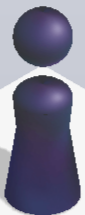
#> input picture obj.png, 85 x 215 px
$ python autojump.py
#> lines starting #> are read from the running program, lines starting #| are printed output that depends on the picture; after the words box and inside, x2 and y2 are one past the last pixel; in counts of white or black regions, pixels touching at a corner belong together; pictures that were not available may be replaced by others from this repository, and a replacement may not be noted
#! /usr/bin/env python
# -*- coding: utf-8
#
# autojump.py
# @Author Zahi
# @Time: 2024/8/251


import math
import time
import random
import subprocess
import logging

import cv2

class ADBUtils:
    @staticmethod
    def press(x: str | int | float, y: str | int | float, duration: str | int):
        command = f"adb shell input swipe {x} {y} {x} {y} {duration}"
        logging.info(f"Executing command: {command}")
        subprocess.run(command, shell=True)

    @staticmethod
    def click(x: str | int | float, y: str | int | float):
        command = f"adb shell input tap {x} {y}"
        logging.info(f"Executing command: {command}")
        subprocess.run(command, shell=True)

    @staticmethod
    def screenshot(filename: str):
        command = f"adb shell screencap -p /sdcard/{filename}.png"
        logging.info(f"Executing command: {command}")
        subprocess.run(command, shell=True)

    @staticmethod
    def pull(device: str, host: str):
        command = f"adb pull {device} {host}"
        logging.info(f"Executing command: {command}")
        subprocess.run(command, shell=True)

    @staticmethod
    def push(device: str, host: str):
        command = f"adb push {host} {device}"
        logging.info(f"Executing command: {command}")
        subprocess.run(command, shell=True)

    @staticmethod
    def mkdir(path: str):
        command = f"adb shell mkdir -p {path}"
        logging.info(f"Executing command: {command}")
        subprocess.run(command, shell=True)

class Detector:
    def __init__(self, template_img) -> None:
        # Load template image
        self.template = cv2.imread(template_img, cv2.IMREAD_GRAYSCALE)
        # Get template image size
        self.template_height, self.template_width = self.template.shape
        logging.info("Loaded template image")

    @staticmethod
    def is_grey(img):
        if len(img.shape) == 3:
            return False
        return True

    @staticmethod
    def convert_to_grayscale(img):
        if not Detector.is_grey(img):
            img = cv2.cvtColor(img, cv2.COLOR_BGR2GRAY)
        return img

    def __detect_object(self, img):
        logging.info("Detecting object...")
        img_gray = Detector.convert_to_grayscale(img)

        res = cv2.matchTemplate(img_gray, self.template, cv2.TM_CCOEFF_NORMED)
        _, _, _, start_coord = cv2.minMaxLoc(res)
        end_coord = (start_coord[0] + self.template_width, start_coord[1] + self.template_height)

        logging.info("Object detected: %s, %s", start_coord, end_coord)
        return (start_coord, end_coord)

    def __detect_contours(self, img):
        logging.info("Detecting contours...")

        blurred = cv2.GaussianBlur(img, (3, 3), 0)
        edge = cv2.Canny(blurred, 50, 150)

        # remove object
        start, end = self.__detect_object(img)
        edge[start[1]:end[1], start[0]:end[0]] = 0

        logging.info("Contours detected.")
        return edge

    def __detect_center_pos(self, edge_img):
        #! 索引为[y, x]
        start = (edge_img.shape[0] // 4, 0)
        end = (edge_img.shape[0] // 2, edge_img.shape[1])
        center = [0, 0]

        try:
            for i in range(start[0], end[0]):
                for j in range(start[1], end[1]):
                    if edge_img[i, j] == 255:
                        coord_a = (i, j)
                        center[0] = j
                        raise StopIteration
        except StopIteration:
            pass

        border_flag = False
        coord_b = []
        for i in range(coord_a[1], end[1]):
            border_flag = True
            for j in range(coord_a[0], end[0]):
                if edge_img[j, i] == 255:
                    if not border_flag:
                        coord_b.clear()
                    border_flag = False
                    coord_b.append(j)

            if border_flag:
                center[1] = sum(coord_b) // len(coord_b)
                break
        else:
            center[1] = sum(coord_b) // len(coord_b)

        logging.info("Center position detected: %s", center)
        return center

    def detect_distance(self, img):
        start, end = self.__detect_object(img)
        x1 = (start[0] + end[0]) // 2
        y1 = end[1]

        x2, y2 = self.__detect_center_pos(
            self.__detect_contours(img)
        )

        return math.sqrt((x1 - x2) ** 2 + (y1 - y2) ** 2)

def calculate_duration(distance) -> int:
    return int(distance * 1.448) + random.randint(-10, 10)

def main():
    logging.basicConfig(level=logging.INFO, format='%(asctime)s - %(levelname)s - %(message)s')
    detector = Detector("obj.png")
#> in __init__, `self.template = cv2.imread(template_img, cv2.IMREAD_GRAYSCALE)`:
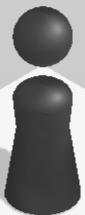
#> self.template: shape (215, 85); min 45, max 246, mean 124.5

    while True:
        logging.info("Start detecting...")

        ADBUtils.screenshot("screenshot")
        ADBUtils.pull("/sdcard/screenshot.png", "screenshot.png")

        img = cv2.imread("screenshot.png")
#> img is the input picture: shape (215, 85, 3); mean B, G, R 143.3, 122, 123.3

        distance = detector.detect_distance(img)
#> in __detect_object, `res = cv2.matchTemplate(img_gray, self.template, cv2.TM_CCOEFF_NORMED)`: res = [1]
#> in __detect_object, `_, _, _, start_coord = cv2.minMaxLoc(res)`: start_coord = (0, 0)
#> in __detect_object, `end_coord = (start_coord[0] + self.template_width, start_coord[1] + se..`: end_coord = (85, 215)
#> in detect_distance, `start, end = self.__detect_object(img)`: start = (0, 0); end = (85, 215)
#> in detect_distance, `x1 = (start[0] + end[0]) // 2`: x1 = 42
#> in detect_distance, `y1 = end[1]`: y1 = 215
#> in __detect_contours, `blurred = cv2.GaussianBlur(img, (3, 3), 0)`:
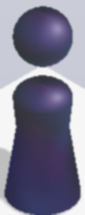
#> blurred: shape (215, 85, 3); mean B, G, R 143.3, 122, 123.3
#> in __detect_contours, `edge = cv2.Canny(blurred, 50, 150)`:
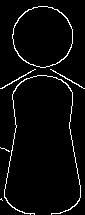
#> edge: shape (215, 85); 4% white in thin lines or dots
#> in __detect_contours, `start, end = self.__detect_object(img)`: start = (0, 0); end = (85, 215)
#> in __detect_contours, `edge[start[1]:end[1], start[0]:end[0]] = 0`: edge: shape (215, 85); 4.02% of pixels changed, all inside (x1, y1, x2, y2) = (0, 6, 85, 215)
#> in __detect_center_pos, `start = (edge_img.shape[0] // 4, 0)`: start = (53, 0)
        logging.info("Distance: %s", distance)

        duration = calculate_duration(distance)
        logging.info("Duration: %s", duration)

        ADBUtils.press(random.randrange(0, 1000), random.randrange(600, 1500), duration)
        logging.info("Sleeping...")
        time.sleep(1)


if __name__ == "__main__":
#> (the run stopped early here; a loop or call above may not have finished)
